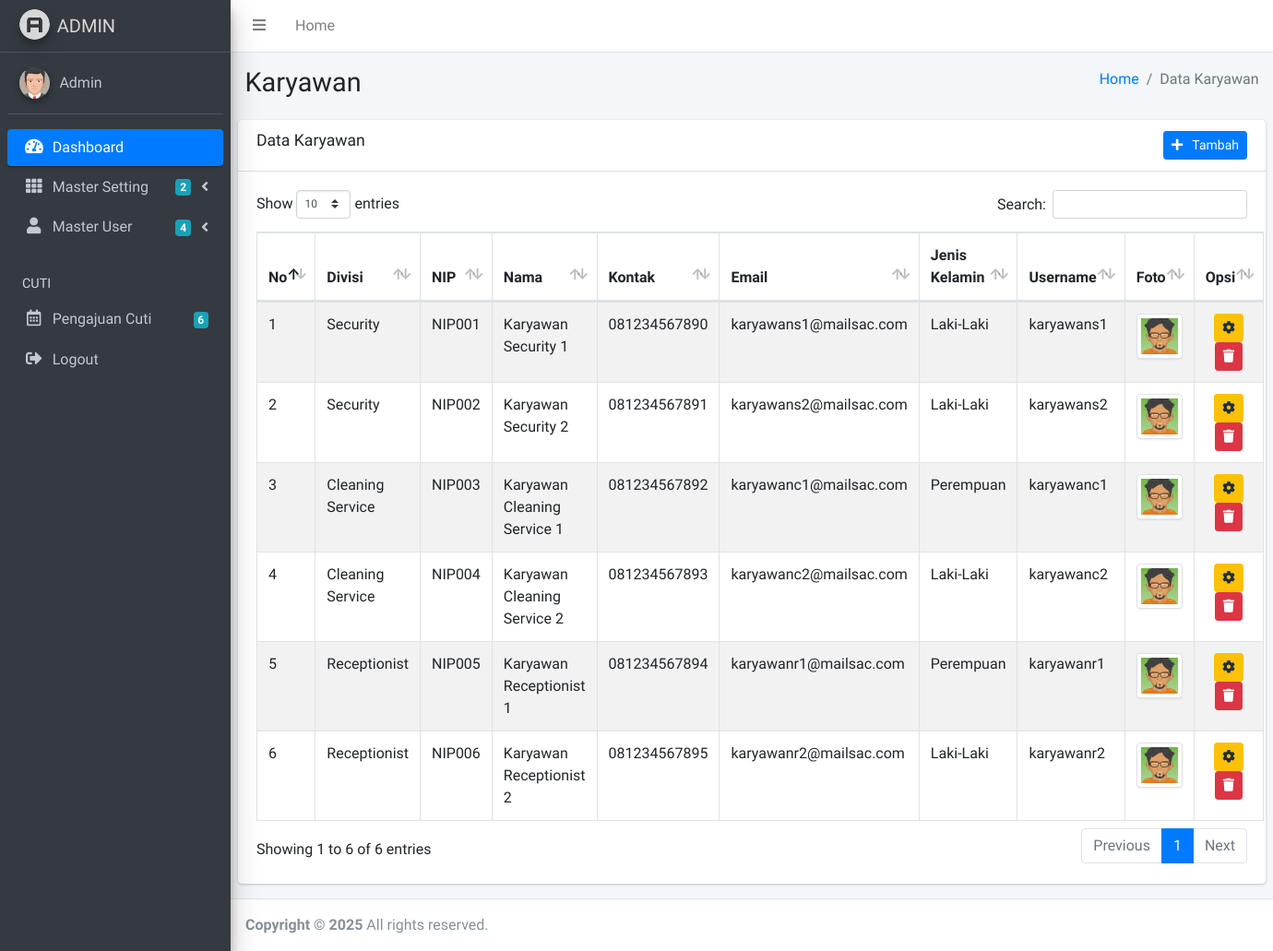
Screenshot of /admin/karyawan.php (signed in) with the database file from the repository.
### tables this page shows
CREATE TABLE `user` (
  `id` int NOT NULL AUTO_INCREMENT,
  `name` varchar(100) DEFAULT NULL,
  `nip` varchar(100) DEFAULT NULL,
  `kontak` varchar(100) DEFAULT NULL,
  `kelamin` varchar(100) DEFAULT NULL,
  `alamat` varchar(100) DEFAULT NULL,
  `divisi_id` int DEFAULT NULL,
  `role_id` int DEFAULT NULL,
  `username` varchar(100) DEFAULT NULL,
  `password` varchar(100) DEFAULT NULL,
  `foto` varchar(100) DEFAULT NULL,
  `tanda_tangan` varchar(100) DEFAULT NULL,
  `email` varchar(100) DEFAULT NULL,
  `created_at` datetime DEFAULT CURRENT_TIMESTAMP,
  PRIMARY KEY (`id`),
  KEY `fk_divisi` (`divisi_id`),
  KEY `fk_role` (`role_id`),
  CONSTRAINT `fk_divisi` FOREIGN KEY (`divisi_id`) REFERENCES `divisi` (`divisi_id`),
  CONSTRAINT `fk_role` FOREIGN KEY (`role_id`) REFERENCES `role` (`role_id`)
);

CREATE TABLE `divisi` (
  `divisi_id` int NOT NULL AUTO_INCREMENT,
  `divisi_name` varchar(100) NOT NULL,
  PRIMARY KEY (`divisi_id`)
);

### admin/karyawan.php (the view, shortened to what this page needs)
<?php include 'header.php'; ?>
<div class="content-wrapper">
	<section class="content-header">
		<div class="container-fluid">
			<div class="row mb-2">
				<div class="col-sm-6">
					<h1>Karyawan</h1>
				</div>
				<div class="col-sm-6">
					<ol class="breadcrumb float-sm-right">
						<li class="breadcrumb-item"><a href="index.php">Home</a></li>
						<li class="breadcrumb-item active">Data Karyawan</li>
					</ol>
				</div>
			</div>
		</div>
	</section>
	<section class="content">
		<div class="row">
			<div class="col-12">
				<div class="card">
					<div class="card-header">
						<h3 class="card-title">Data Karyawan</h3>
						<div class="float-right">
							<a href="karyawan_tambah.php" class="btn btn-sm btn-primary"><i class="fa fa-plus"></i> &nbsp Tambah</a>
						</div>
					</div>
					<div class="card-body">
						<table id="example1" class="table table-bordered table-striped">
							<thead>
								<tr>
									<th width="1%">No</th>
									<th>Divisi</th>
									<th>NIP</th>
									<th>Nama</th>
									<th>Kontak</th>
									<th>Email</th>
									<th>Jenis Kelamin</th>
									<th>Username</th>
									<th>Foto</th>
									<th width="10%">Opsi</th>
								</tr>
							</thead>
							<tbody>
								<?php
								$no=1;
								$data = mysqli_query($koneksi,"select divisi.divisi_name as divisi_nama, user.* from user join divisi on user.divisi_id = divisi.divisi_id where user.role_id=1");
								while($d = mysqli_fetch_array($data)){
									?>
									<tr>
										<td><?php echo $no++; ?></td>
										<td><?php echo $d['divisi_nama'] ?></td>
										<td><?php echo $d['nip'] ?></td>
										<td><?php echo $d['name'] ?></td>
										<td><?php echo $d['kontak'] ?></td>
										<td><?php echo $d['email'] ?></td>
										<td><?php echo $d['kelamin'] ?></td>
										<td><?php echo $d['username'] ?></td>
										<td>
											<?php
											if($d['foto']=="karyawan_foto.png"){
												?>
												<img
												src="../dist/img/karyawan_foto.png" class="img-thumbnail" alt="Cinque Terre" width="60px" height="40px">
												<?php
											}else{
												?>
												<img src="../gambar/user/<?php echo $d['foto'] ?>" class="img-thumbnail" alt="Cinque Terre" width="60px" height="40px">
												<?php
											}
											?>
										</td>
										<td>
											<center>
												<a href="karyawan_edit.php?id=<?php echo $d['id'] ?>" class="btn btn-sm btn-warning"><i class="fas fa-cog"></i></a>
												<button type="button" class="btn btn-danger btn-sm btn-icon" data-toggle="modal" data-target="#hapus_karyawan_<?php echo $d['id'] ?>">
													<i class="fas fa-trash"></i>
												</button>
											</center>
										</td>
									</tr>
									<?php
								}
								?>
						</table>
					</div>
				</div>
			</div>
		</div>
	</section>
</div>
<?php include 'footer.php'; ?>

### admin/header.php (shortened to what this page needs)
<!DOCTYPE html>
<html>
<head>
  <link rel="stylesheet" href="../plugins/fontawesome-free/css/all.min.css">
  <link rel="stylesheet" href="https://code.ionicframework.com/ionicons/2.0.1/css/ionicons.min.css">
  <link rel="stylesheet" href="../plugins/tempusdominus-bootstrap-4/css/tempusdominus-bootstrap-4.min.css">
  <link rel="stylesheet" href="../plugins/icheck-bootstrap/icheck-bootstrap.min.css">
  <link rel="stylesheet" href="../plugins/jqvmap/jqvmap.min.css">
  <link rel="stylesheet" href="../plugins/datatables-bs4/css/dataTables.bootstrap4.css">
  <link rel="stylesheet" href="../dist/css/adminlte.min.css">
  <link rel="stylesheet" href="../plugins/overlayScrollbars/css/OverlayScrollbars.min.css">
  <link rel="stylesheet" href="../plugins/daterangepicker/daterangepicker.css">
  <link rel="stylesheet" href="../plugins/summernote/summernote-bs4.css">
</head>
  <?php include '../koneksi.php'; ?>
<body class="hold-transition sidebar-mini layout-fixed">
<div class="wrapper">
  <nav class="main-header navbar navbar-expand navbar-white navbar-light">
    <ul class="navbar-nav">
      <li class="nav-item">
        <a class="nav-link" data-widget="pushmenu" href="#"><i class="fas fa-bars"></i></a>
      </li>
      <li class="nav-item d-none d-sm-inline-block">
        <a href="index.php" class="nav-link">Home</a>
      </li>
    </ul>
  </nav>
  <aside class="main-sidebar sidebar-dark-primary elevation-4">
    <a href="index.php" class="brand-link">
      <img src="../dist/img/AdminLTELogo.png" alt="AdminLTE Logo" class="brand-image img-circle elevation-3"
           style="opacity: .8">
      <span class="brand-text font-weight-light">ADMIN</span>
    </a>
    <?php
    $saya = $_SESSION['id'];
    $data = mysqli_query($koneksi,"select * from admin where id='$saya'");
    $d = mysqli_fetch_assoc($data);
    ?>
    <div class="sidebar">
      <div class="user-panel mt-3 pb-3 mb-3 d-flex">
        <div class="image">
          <?php
          if($d['foto']=="admin_foto.png"){
            ?>
            <img src="../dist/img/admin_foto.png" class="img-circle elevation-2" alt="User Image">
            <?php
          }else{
            ?>
            <img src="../gambar/user/<?php echo $d['foto'] ?>" class="img-circle elevation-2" alt="User Image">
            <?php
          }
          ?>
        </div>
        <div class="info">
          <a href="index.php" class="d-block"><?php echo $d['name'] ?></a>
        </div>
      </div>
      <nav class="mt-2">
        <ul class="nav nav-pills nav-sidebar flex-column" data-widget="treeview" role="menu" data-accordion="false">
          <li class="nav-item has-treeview menu-open">
            <a href="index.php" class="nav-link active">
              <i class="nav-icon fas fa-tachometer-alt"></i>
              <p>
                Dashboard
              </p>
            </a>
          </li>
          <li class="nav-item has-treeview">
            <a href="#" class="nav-link">
              <i class="nav-icon fas fa-th"></i>
              <p>
                Master Setting
                <i class="fas fa-angle-left right"></i>
                <span class="badge badge-info right">2</span>
              </p>
            </a>
          </li>
          <li class="nav-item has-treeview">
            <a href="#" class="nav-link">
              <i class="nav-icon fas fa-user"></i>
              <p>
                Master User
                <i class="fas fa-angle-left right"></i>
                <span class="badge badge-info right">4</span>
              </p>
            </a>
          </li>
          <li class="nav-header">CUTI</li>
          <li class="nav-item">
            <a href="cuti.php" class="nav-link">
              <i class="nav-icon far fa-calendar-alt"></i>
              <p>
                 <?php
                $cuti = mysqli_query($koneksi,"select * from cuti");
                $ct = mysqli_num_rows($cuti);
                ?>
                Pengajuan Cuti
                <span class="badge badge-info right"><?php echo $ct ?></span>
              </p>
            </a>
          </li>
           <li class="nav-item">
            <a href="logout.php" class="nav-link">
              <i class="nav-icon fas fa-sign-out-alt"></i>
              <p>
                Logout
              </p>
            </a>
          </li>
        </ul>
      </nav>
    </div>
  </aside>

### rows the page displays
user: divisi.divisi_name "Security", nip "NIP001", name "Karyawan Security 1", kontak "081234567890", email "karyawans1@mailsac.com", kelamin "Laki-Laki", username "karyawans1"
user: divisi.divisi_name "Security", nip "NIP002", name "Karyawan Security 2", kontak "081234567891", email "karyawans2@mailsac.com", kelamin "Laki-Laki", username "karyawans2"
user: divisi.divisi_name "Cleaning Service", nip "NIP003", name "Karyawan Cleaning Service 1", kontak "081234567892", email "karyawanc1@mailsac.com", kelamin "Perempuan", username "karyawanc1"
user: divisi.divisi_name "Cleaning Service", nip "NIP004", name "Karyawan Cleaning Service 2", kontak "081234567893", email "karyawanc2@mailsac.com", kelamin "Laki-Laki", username "karyawanc2"
user: divisi.divisi_name "Receptionist", nip "NIP005", name "Karyawan Receptionist 1", kontak "081234567894", email "karyawanr1@mailsac.com", kelamin "Perempuan", username "karyawanr1"
user: divisi.divisi_name "Receptionist", nip "NIP006", name "Karyawan Receptionist 2", kontak "081234567895", email "karyawanr2@mailsac.com", kelamin "Laki-Laki", username "karyawanr2"

### other values shown
$d['name'] "Admin"
$ct "6"
